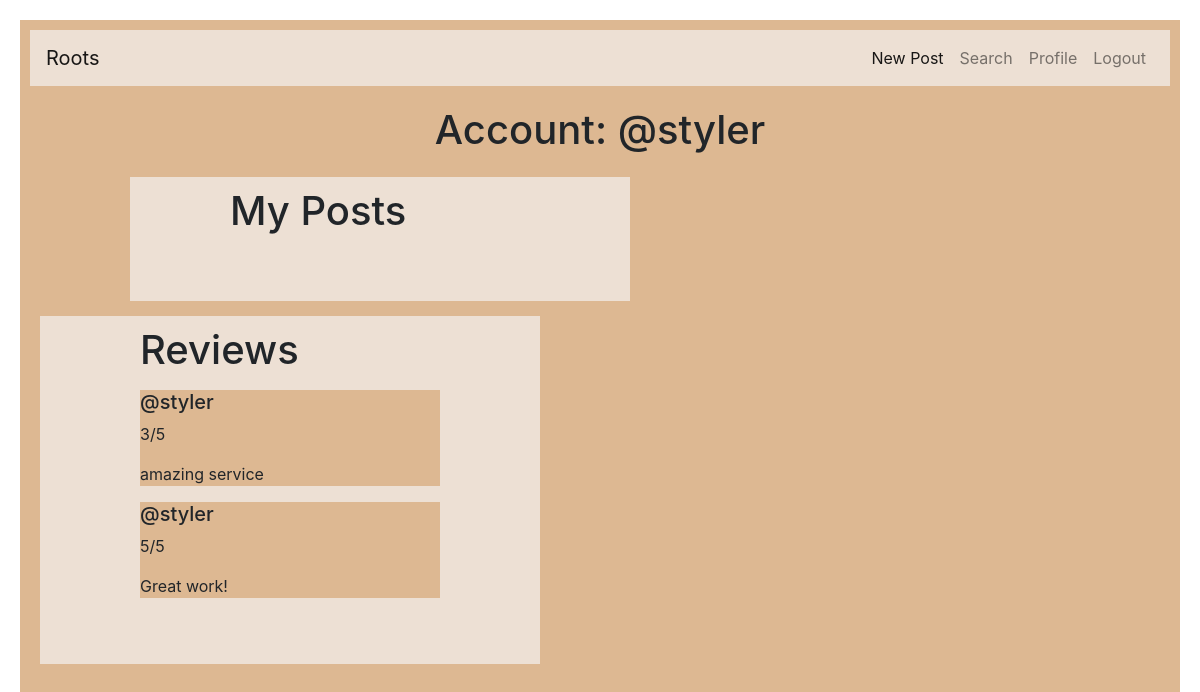
Page /profile_user (signed in) on the committed database.
### tables this page shows
CREATE TABLE users ( id INTEGER, username TEXT NOT NULL, hash TEXT NOT NULL, account_type INTEGER DEFAULT 0, email NVARCHAR(255), rating INTEGER DEFAULT NULL, PRIMARY KEY(id) );

CREATE TABLE reviews (username TEXT, reviewee_id INTEGER, reviewer_id INTEGER, rating varchar(10), comments TEXT);

### app.py (the view)
@app.route("/profile_user", methods=["GET", "POST"])
@login_required
def profile_user():
    if db.execute("SELECT account_type FROM users WHERE id = ?", session["user_id"])[0]['account_type'] == 1:
        post = db.execute("SELECT * FROM post WHERE id = ?", session["user_id"])
        reviews = db.execute("SELECT * FROM reviews WHERE reviewee_id = ?", session["user_id"])
        username = db.execute("SELECT username FROM users WHERE id = ?", session["user_id"])[0]['username']
        return render_template("profile-stylist.html", post=post, reviews=reviews, username=username)
    else:
        reviews = db.execute("SELECT * FROM reviews WHERE reviewer_id = ?", session["user_id"])
        username = db.execute("SELECT username FROM users WHERE id = ?", session["user_id"])[0]['username']
        return render_template("profile-user.html", reviews=reviews, username=username)

### app.py (called while the page is built)
@app.after_request
def after_request(response):
    response.headers["Cache-Control"] = "no-cache, no-store, must-revalidate"
    response.headers["Expires"] = 0
    response.headers["Pragma"] = "no-cache"
    return response

### helpers.py (called while the page is built)
def login_required(f):
    @wraps(f)
    def decorated_function(*args, **kwargs):
        if session.get("user_id") is None:
            return redirect("/login")
        return f(*args, **kwargs)
    return decorated_function

### templates/profile-stylist.html (shortened to what this page needs)
<!DOCTYPE html>
<html lang="en">
    <head>
        <link href="/static/styles.css" rel="stylesheet">
        <link href="https://cdn.jsdelivr.net/npm/bootstrap@5.1.3/dist/css/bootstrap.min.css" rel="stylesheet">
        <link rel="stylesheet" href="https://stackpath.bootstrapcdn.com/bootstrap/4.1.0/css/bootstrap.min.css">
      </head>
    <body>
            <div class="auto-background">
                <nav class="navbar navbar-expand-lg navbar-light">
                  <a class="navbar-brand" href="/explore">Roots</a>
                  <div class="collapse navbar-collapse" id="navbarNav">
                    <ul class="navbar-nav ml-auto">
                      <li class="nav-item active">
                        <a class="nav-link" id="new-post" href="/new_post">New Post</a>
                      </li>
                      <li class="nav-item">
                        <a class="nav-link" href="/search">Search</a>
                      </li>
                      <li class="nav-item">
                        <a class="nav-link" href="/profile_user">Profile</a>
                      </li>
                      <li class="nav-item">
                        <a class="nav-link" id="logout" href="/login">Logout</a>
                      </li>
                    </ul>
                  </div>
                  </nav>
                <h1 class="center">Account: @{{username}}</h1>
                <div class="wrapper">
                <div style="display:inline-block;">
                  <div class="profile-post">
                      <h1>My Posts</h1>
                  </div>
                <div style="display:inline-block; padding-left: 10px">
                  <div class="profile-reviews">
                      <h1>Reviews</h1>
                      <div>
                            {% for row in reviews %}
                                    <div class="carosel-item active">
                                          <div class="caption-placeholder">
                                            <h5>@{{row["username"]}}</h5>
                                            <p>{{ row["rating"] }}</p>
                                            <p>{{ row["comments"] }}</p>
                                            </div>
                                      </div>
                                {% endfor %}
                              </div>
                          </div>
                      </div>
                    </div>
                </div>
              </div>
    </body>

### static/styles.css (style rules this page uses)
#logout { text-align: left; }
.profile-post { background-color: #EDE0D4; height: auto; width: 500px; margin-top: 15px; float: left; margin-left: 100px; margin-right: auto; padding-top: 10px; padding-left: 100px; padding-right: 100px; padding-bottom: 50px; display: inline-block; }
.profile-reviews { background-color: #EDE0D4; height: auto; width: 500px; margin-top: 15px; float: right; margin-left: auto; margin-right: 100px; padding-top: 10px; padding-left: 100px; padding-right: 100px; padding-bottom: 50px; display: inline-block; }
.center { text-align: center; padding-top: 20px; }
.caption-placeholder { background-color: #DDB892; height: auto; width: auto; margin-left: auto; margin-right: auto; display: block; }
.wrapper { display: flex; justify-content: center; }
a:link, a:visited, a:hover, a:active { text-decoration: none; }
.navbar { padding: 20px; background-color: #EDE0D4; }
.auto-background { border: 20px solid white; padding: 10px; display: flex; flex-direction: column; min-height: 100vh; background-color: #DDB892; }

### rows in the picture
users: username "styler"
reviews: username "styler", rating "3/5", comments "amazing service"
reviews: username "styler", rating "5/5", comments "Great work!"
